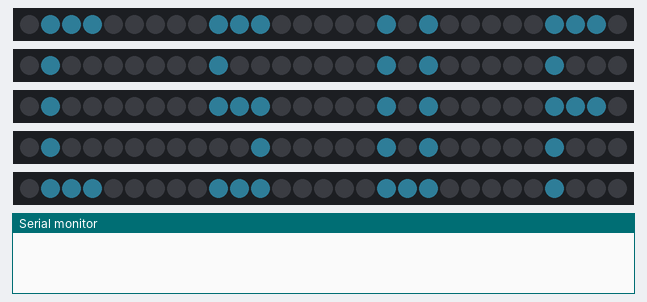
A sketch run on a simulated Arduino Uno, built with avr-gcc and run on an emulated ATmega328P. Shown: 5 × 29 RGB LEDs in strip order, left to right, the last lines printed to the serial monitor. Dim RGB values are drawn brighter than linear; random numbers use the default seed unless the sketch sets one.

Above: at 0.1 s.
At 5.5 s:
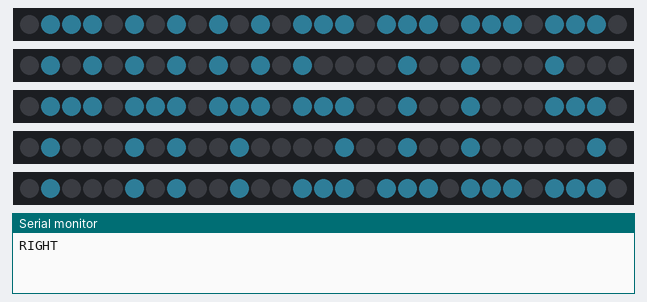
At 16.82 s:
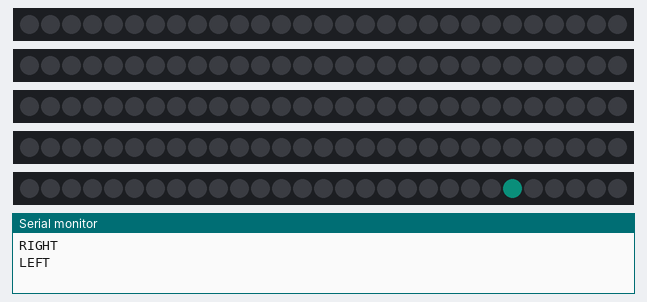
At 33.6 s:
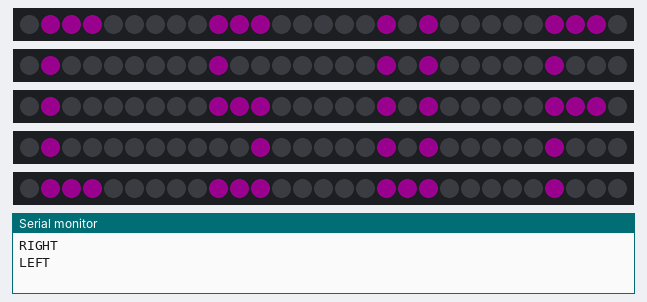
At 39.0 s:
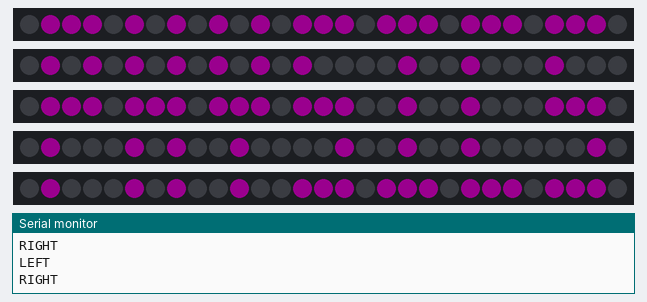

The sketch:

LEDController_PhysicsDisplay.ino
```cpp
#include <FastLED.h>
#define LED_PIN_1 5
#define LED_PIN_2 6
#define LED_PIN_3 7
#define LED_PIN_4 8
#define LED_PIN_5 9
#define NUM_LEDS 29
#define NUM_ROWS 5
#define FIRSTLED 0
#define LASTLED 28
#define DISPLAY_LENGTH 32

//brightness must be divisible by 8 for wipe to work properly
#define white 24
#define r_DEF 20
#define g_DEF 20
#define b_DEF 20


#define on 0
#define off 1
#define STR_SHOW_TIME 2000
#define STD_DELAY 80

#define LEFT 0
#define RIGHT 1

//shapes
#define FIVESQUARE 0
#define UPPERTRIANGLE 1

CRGB leds1[NUM_LEDS];
CRGB leds2[NUM_LEDS];
CRGB leds3[NUM_LEDS];
CRGB leds4[NUM_LEDS];
CRGB leds5[NUM_LEDS];


void setup() {
  FastLED.addLeds<WS2812, LED_PIN_1, GRB>(leds1, NUM_LEDS);
  FastLED.addLeds<WS2812, LED_PIN_2, GRB>(leds2, NUM_LEDS);
  FastLED.addLeds<WS2812, LED_PIN_3, GRB>(leds3, NUM_LEDS);
  FastLED.addLeds<WS2812, LED_PIN_4, GRB>(leds4, NUM_LEDS);
  FastLED.addLeds<WS2812, LED_PIN_5, GRB>(leds5, NUM_LEDS);

  Serial.begin(9600);

}

void loop() {
	String strToDisplay;
	char displayChar;
	int displayLocation;
	int stringStartLocation = 0;

	int strRed = random(30);
	int strGreen = random(30);
	int strBlue = random(30);


	displayString("C S U F", FIRSTLED, strRed, strGreen, strBlue);
	waveDisplay(RIGHT);
	switchAll(off);
	delay(STD_DELAY);

	displayString("PHYSICS", FIRSTLED, strRed, strGreen, strBlue);
	waveDisplay(LEFT);

	switchAll(off);
	delay(STD_DELAY);

	for(int i=0; i<50;i++){
	theMatrix();
	}


}

void ledSwitch(int row, int column, int r, int g, int b){
	switch(row){
		case 1:
			leds1[column]=CRGB(r,g,b);
			break;
		case 2:
			leds2[column]=CRGB(r,g,b);
			break;
		case 3:
			leds3[column]=CRGB(r,g,b);
			break;
		case 4:
			leds4[column]=CRGB(r,g,b);
			break;
		case 5:
			leds5[column]=CRGB(r,g,b);
			break;
	}
}

void switchAll(int state){
    switch(state){
		case off:
			for(int row=1;row<=NUM_ROWS;row++){
				for(int column=0;column<NUM_LEDS;column++){
					ledSwitch(row,column,0,0,0);
				}
			}
			break;
		case on:
			for(int row=1;row<=NUM_ROWS;row++){
				for(int column=0;column<NUM_LEDS;column++){
					ledSwitch(row,column,white,white,white);
				}
			}
			break;
		default:
			break;
	}
	FastLED.show();
}

//Displays a single cell moving left or right in random row
//with random speed
void theMatrix(){
  switchAll(off);
  int randRed = random(21);
  int randGreen = random(21);
  int randBlue = random(21);
  int randSpeedDelay = random(5,16);
  int lineToRun;
  int whatToDo;


  //Max is excluded in random, hence the +1 for clarity
  lineToRun = random(1,5+1);
  whatToDo = random(1,2+1);
  switch(lineToRun){
    case 1:
      if(whatToDo==1){
        leds1[FIRSTLED+1]=CRGB(randRed,randGreen,randBlue);
        FastLED.show();
        for(int i=2;i<NUM_LEDS;i++){
          leds1[i]=CRGB(randRed,randGreen,randBlue);
          leds1[i-1]=CRGB(0,0,0);
          FastLED.show();
          delay(randSpeedDelay);
        }
      }
      else{
        leds1[LASTLED-1]=CRGB(randRed,randGreen,randBlue);
        FastLED.show();
        for(int i=LASTLED-2;i>=0;i--){
          leds1[i]=CRGB(randRed,randGreen,randBlue);
          leds1[i+1]=CRGB(0,0,0);
          FastLED.show();
          delay(randSpeedDelay);
        }
      }
      break;
    case 2:
      if(whatToDo==1){
        leds2[FIRSTLED+1]=CRGB(randRed,randGreen,randBlue);
        FastLED.show();
        for(int i=FIRSTLED+2;i<NUM_LEDS;i++){
          leds2[i]=CRGB(randRed,randGreen,randBlue);
          leds2[i-1]=CRGB(0,0,0);
          FastLED.show();
          delay(randSpeedDelay);
        }
      }
      else{
        leds2[LASTLED-1]=CRGB(randRed,randGreen,randBlue);
        FastLED.show();
        for(int i=LASTLED-2;i>=0;i--){
          leds2[i]=CRGB(randRed,randGreen,randBlue);
          leds2[i+1]=CRGB(0,0,0);
          FastLED.show();
          delay(randSpeedDelay);
        }
      }
      break;
    case 3:
      if(whatToDo==1){
        leds3[FIRSTLED+1]=CRGB(randRed,randGreen,randBlue);
        FastLED.show();
        for(int i=FIRSTLED+2;i<NUM_LEDS;i++){
          leds3[i]=CRGB(randRed,randGreen,randBlue);
          leds3[i-1]=CRGB(0,0,0);
          FastLED.show();
          delay(randSpeedDelay);
        }
      }
      else{
        leds3[LASTLED-1]=CRGB(randRed,randGreen,randBlue);
        FastLED.show();
        for(int i=LASTLED-2;i>=0;i--){
          leds3[i]=CRGB(randRed,randGreen,randBlue);
          leds3[i+1]=CRGB(0,0,0);
          FastLED.show();
          delay(randSpeedDelay);
        }
      }
      break;
    case 4:
      if(whatToDo==1){
        leds4[FIRSTLED+1]=CRGB(randRed,randGreen,randBlue);
        FastLED.show();
        for(int i=FIRSTLED+2;i<NUM_LEDS;i++){
          leds4[i]=CRGB(randRed,randGreen,randBlue);
          leds4[i-1]=CRGB(0,0,0);
          FastLED.show();
          delay(randSpeedDelay);
        }
      }
      else{
        leds4[LASTLED-1]=CRGB(randRed,randGreen,randBlue);
        FastLED.show();
        for(int i=LASTLED-2;i>=0;i--){
          leds4[i]=CRGB(randRed,randGreen,randBlue);
          leds4[i+1]=CRGB(0,0,0);
          FastLED.show();
          delay(randSpeedDelay);
        }
      }
      break;
    case 5:
      if(whatToDo==1){
        leds5[FIRSTLED+1]=CRGB(randRed,randGreen,randBlue);
        FastLED.show();
        for(int i=FIRSTLED+2;i<NUM_LEDS;i++){
          leds5[i]=CRGB(randRed,randGreen,randBlue);
          leds5[i-1]=CRGB(0,0,0);
          FastLED.show();
          delay(randSpeedDelay);
        }
      }
      else{
        leds5[LASTLED-1]=CRGB(randRed,randGreen,randBlue);
        FastLED.show();
        for(int i=LASTLED-2;i>=0;i--){
          leds5[i]=CRGB(randRed,randGreen,randBlue);
          leds5[i+1]=CRGB(0,0,0);
          FastLED.show();
          delay(randSpeedDelay);
        }
      }
      break;
  }

}

void displayString(String strToDisplay, int stringStartLocation, int strRed, int strGreen,int strBlue) {
	switchAll(off);
	char displayChar;
	int displayLocation;

	for (int i = 0; i < 20; i++) {
		displayChar = strToDisplay.charAt(i);
		displayLocation = stringStartLocation + 4 * i;
		if (displayLocation < NUM_LEDS) {
			characterLibrary(displayChar, displayLocation, strRed, strGreen, strBlue);
		}
	}
	FastLED.show();
	delay(STR_SHOW_TIME);
}

void waveDisplay(int direction) {

	int end;
	int ledEnd = NUM_LEDS;
	int ledNum;
	int absLedNum;
	int sign;

	switch (direction) {
	case LEFT:
		Serial.println("LEFT");
		ledNum = NUM_LEDS - 1;
		end = 0;
		sign = -1;


		for (ledNum; ledNum > end - 10; ledNum--) {
			if (ledNum < NUM_LEDS && ledNum >= end) {
				ledSwitch(2, ledNum, white, white, white);
			}
			if (ledNum < NUM_LEDS - 1 && ledNum >= end - 1) {
				ledSwitch(1, ledNum - 1 * sign, white, white, white);
				ledSwitch(2, ledNum - 1 * sign, 0, 0, 0);
				ledSwitch(5, ledNum - 1 * sign, white, white, white);
			}
			if (ledNum < NUM_LEDS - 2 && ledNum >= end - 2) {
				ledSwitch(1, ledNum - 2 * sign, white, white, white);
				ledSwitch(2, ledNum - 2 * sign, white, white, white);
				ledSwitch(4, ledNum - 2 * sign, white, white, white);
				ledSwitch(5, ledNum - 2 * sign, 0, 0, b_DEF);
			}
			if (ledNum < NUM_LEDS - 3 && ledNum >= end - 3) {
				ledSwitch(1, ledNum - 3 * sign, white, white, white);
				ledSwitch(2, ledNum - 3 * sign, 0, 0, b_DEF);
				ledSwitch(3, ledNum - 3 * sign, 0, 0, b_DEF);
				ledSwitch(4, ledNum - 3 * sign, 0, 0, b_DEF);
				ledSwitch(5, ledNum - 3 * sign, 0, 0, b_DEF);
			}
			if (ledNum < NUM_LEDS - 4 && ledNum >= end - 4) {
				ledSwitch(1, ledNum - 4 * sign, 0, 0, b_DEF);
				ledSwitch(2, ledNum - 4 * sign, 0, 0, b_DEF);
				ledSwitch(3, ledNum - 4 * sign, 0, 0, b_DEF);
				ledSwitch(4, ledNum - 4 * sign, 0, 0, b_DEF);
				ledSwitch(5, ledNum - 4 * sign, 0, 0, b_DEF);
			}
			if (ledNum < NUM_LEDS - 5 && ledNum >= end - 5) {
				ledSwitch(1, ledNum - 5 * sign, 0, 0, 0);
				ledSwitch(2, ledNum - 5 * sign, 0, 0, b_DEF);
				ledSwitch(3, ledNum - 5 * sign, 0, 0, b_DEF);
				ledSwitch(4, ledNum - 5 * sign, 0, 0, b_DEF);
				ledSwitch(5, ledNum - 5 * sign, 0, 0, b_DEF);
			}
			if (ledNum < NUM_LEDS - 6 && ledNum >= end - 6) {
				ledSwitch(2, ledNum - 6 * sign, 0, 0, 0);
				ledSwitch(3, ledNum - 6 * sign, 0, 0, b_DEF);
				ledSwitch(4, ledNum - 6 * sign, 0, 0, b_DEF);
				ledSwitch(5, ledNum - 6 * sign, 0, 0, b_DEF);
			}
			if (ledNum < NUM_LEDS - 7 && ledNum >= end - 7) {
				ledSwitch(3, ledNum - 7 * sign, 0, 0, 0);
				ledSwitch(4, ledNum - 7 * sign, 0, 0, b_DEF);
				ledSwitch(5, ledNum - 7 * sign, 0, 0, b_DEF);
			}
			if (ledNum < NUM_LEDS - 8 && ledNum >= end - 8) {
				ledSwitch(4, ledNum - 8 * sign, 0, 0, 0);
				ledSwitch(5, ledNum - 8 * sign, 0, 0, b_DEF);
			}
			if (ledNum < NUM_LEDS - 10 && ledNum >= end - 10) {
				ledSwitch(5, ledNum - 10 * sign, 0, 0, 0);
			}


			FastLED.show();
			delay(STD_DELAY);

		}
		break;

	case RIGHT:
		Serial.println("RIGHT");
		end = ledEnd;
		ledNum = 0;
		sign = 1;

		for (ledNum; ledNum < end + 10; ledNum++) {
			if (ledNum >= 0 && ledNum < ledEnd) {
				ledSwitch(2, ledNum, white, white, white);
			}
			if (ledNum >= 1 && ledNum < ledEnd + 1) {
				ledSwitch(1, ledNum - 1 * sign, white, white, white);
				ledSwitch(2, ledNum - 1 * sign, 0, 0, 0);
				ledSwitch(5, ledNum - 1 * sign, white, white, white);
			}
			if (ledNum >= 2 && ledNum < ledEnd + 2) {
				ledSwitch(1, ledNum - 2 * sign, white, white, white);
				ledSwitch(2, ledNum - 2 * sign, white, white, white);
				ledSwitch(4, ledNum - 2 * sign, white, white, white);
				ledSwitch(5, ledNum - 2 * sign, 0, 0, b_DEF);
			}
			if (ledNum >= 3 && ledNum < ledEnd + 3) {
				ledSwitch(1, ledNum - 3 * sign, white, white, white);
				ledSwitch(2, ledNum - 3 * sign, 0, 0, b_DEF);
				ledSwitch(3, ledNum - 3 * sign, 0, 0, b_DEF);
				ledSwitch(4, ledNum - 3 * sign, 0, 0, b_DEF);
				ledSwitch(5, ledNum - 3 * sign, 0, 0, b_DEF);
			}
			if (ledNum >= 4 && ledNum < ledEnd + 4) {
				ledSwitch(1, ledNum - 4 * sign, 0, 0, b_DEF);
				ledSwitch(2, ledNum - 4 * sign, 0, 0, b_DEF);
				ledSwitch(3, ledNum - 4 * sign, 0, 0, b_DEF);
				ledSwitch(4, ledNum - 4 * sign, 0, 0, b_DEF);
				ledSwitch(5, ledNum - 4 * sign, 0, 0, b_DEF);
			}
			if (ledNum >= 5 && ledNum < ledEnd + 5) {
				ledSwitch(1, ledNum - 5 * sign, 0, 0, 0);
				ledSwitch(2, ledNum - 5 * sign, 0, 0, b_DEF);
				ledSwitch(3, ledNum - 5 * sign, 0, 0, b_DEF);
				ledSwitch(4, ledNum - 5 * sign, 0, 0, b_DEF);
				ledSwitch(5, ledNum - 5 * sign, 0, 0, b_DEF);
			}
			if (ledNum >= 6 && ledNum < ledEnd + 6) {
				ledSwitch(2, ledNum - 6 * sign, 0, 0, 0);
				ledSwitch(3, ledNum - 6 * sign, 0, 0, b_DEF);
				ledSwitch(4, ledNum - 6 * sign, 0, 0, b_DEF);
				ledSwitch(5, ledNum - 6 * sign, 0, 0, b_DEF);
			}
			if (ledNum >= 7 && ledNum < ledEnd + 7) {
				ledSwitch(3, ledNum - 7 * sign, 0, 0, 0);
				ledSwitch(4, ledNum - 7 * sign, 0, 0, b_DEF);
				ledSwitch(5, ledNum - 7 * sign, 0, 0, b_DEF);
			}
			if (ledNum >= 8 && ledNum < ledEnd + 8) {
				ledSwitch(4, ledNum - 8 * sign, 0, 0, 0);
				ledSwitch(5, ledNum - 8 * sign, 0, 0, b_DEF);
			}
			if (ledNum >= 10 && ledNum < ledEnd + 10) {
				ledSwitch(5, ledNum - 10 * sign, 0, 0, 0);
			}


			FastLED.show();
			delay(STD_DELAY);

		}

		break;
	}

}

//Contains all letters possible to display
//Be sure all desired characters for any string are in this
void characterLibrary(char displayChar, int displayLocation,int strRed,int strGreen,int strBlue){
	int charStartLocation =1+displayLocation ;
    int red = strRed;
    int green = strGreen;
    int blue = strBlue;

    switch(displayChar){
    case 'A':
        break;
    case 'C':
        leds1[charStartLocation+0]=CRGB(red,green,blue);
        leds1[charStartLocation+1]=CRGB(red,green,blue);
        leds1[charStartLocation+2]=CRGB(red,green,blue);
        leds2[charStartLocation+0]=CRGB(red,green,blue);
        leds3[charStartLocation+0]=CRGB(red,green,blue);
        leds4[charStartLocation+0]=CRGB(red,green,blue);
        leds5[charStartLocation+0]=CRGB(red,green,blue);
        leds5[charStartLocation+1]=CRGB(red,green,blue);
        leds5[charStartLocation+2]=CRGB(red,green,blue);
        break;
    case 'F':
        leds1[charStartLocation+0]=CRGB(red,green,blue);
        leds1[charStartLocation+1]=CRGB(red,green,blue);
        leds1[charStartLocation+2]=CRGB(red,green,blue);
        leds2[charStartLocation+0]=CRGB(red,green,blue);
        leds3[charStartLocation+0]=CRGB(red,green,blue);
        leds3[charStartLocation+1]=CRGB(red,green,blue);
        leds3[charStartLocation+2]=CRGB(red,green,blue);
        leds4[charStartLocation+0]=CRGB(red,green,blue);
        leds5[charStartLocation+0]=CRGB(red,green,blue);
        break;
    case 'H':
        leds1[charStartLocation+0]=CRGB(red,green,blue);
        leds1[charStartLocation+2]=CRGB(red,green,blue);
        leds2[charStartLocation+0]=CRGB(red,green,blue);
        leds2[charStartLocation+2]=CRGB(red,green,blue);
        leds3[charStartLocation+0]=CRGB(red,green,blue);
        leds3[charStartLocation+1]=CRGB(red,green,blue);
        leds3[charStartLocation+2]=CRGB(red,green,blue);
        leds4[charStartLocation+0]=CRGB(red,green,blue);
        leds4[charStartLocation+2]=CRGB(red,green,blue);
        leds5[charStartLocation+0]=CRGB(red,green,blue);
        leds5[charStartLocation+2]=CRGB(red,green,blue);
        break;
    case 'I':
        leds1[charStartLocation+0]=CRGB(red,green,blue);
        leds1[charStartLocation+1]=CRGB(red,green,blue);
        leds1[charStartLocation+2]=CRGB(red,green,blue);
        leds2[charStartLocation+1]=CRGB(red,green,blue);
        leds3[charStartLocation+1]=CRGB(red,green,blue);
        leds4[charStartLocation+1]=CRGB(red,green,blue);
        leds5[charStartLocation+0]=CRGB(red,green,blue);
        leds5[charStartLocation+1]=CRGB(red,green,blue);
        leds5[charStartLocation+2]=CRGB(red,green,blue);
        break;
    case 'P':
        leds1[charStartLocation+0]=CRGB(red,green,blue);
        leds1[charStartLocation+1]=CRGB(red,green,blue);
        leds1[charStartLocation+2]=CRGB(red,green,blue);
        leds2[charStartLocation+0]=CRGB(red,green,blue);
        leds2[charStartLocation+2]=CRGB(red,green,blue);
        leds3[charStartLocation+0]=CRGB(red,green,blue);
        leds3[charStartLocation+1]=CRGB(red,green,blue);
        leds3[charStartLocation+2]=CRGB(red,green,blue);
        leds4[charStartLocation+0]=CRGB(red,green,blue);
        leds5[charStartLocation+0]=CRGB(red,green,blue);
        break;
    case 'S':
        leds1[charStartLocation+0]=CRGB(red,green,blue);
        leds1[charStartLocation+1]=CRGB(red,green,blue);
        leds1[charStartLocation+2]=CRGB(red,green,blue);
        leds2[charStartLocation+0]=CRGB(red,green,blue);
        leds3[charStartLocation+0]=CRGB(red,green,blue);
        leds3[charStartLocation+1]=CRGB(red,green,blue);
        leds3[charStartLocation+2]=CRGB(red,green,blue);
        leds4[charStartLocation+2]=CRGB(red,green,blue);
        leds5[charStartLocation+0]=CRGB(red,green,blue);
        leds5[charStartLocation+1]=CRGB(red,green,blue);
        leds5[charStartLocation+2]=CRGB(red,green,blue);
        break;
    case 'U':
        leds1[charStartLocation+0]=CRGB(red,green,blue);
        leds1[charStartLocation+2]=CRGB(red,green,blue);
        leds2[charStartLocation+0]=CRGB(red,green,blue);
        leds2[charStartLocation+2]=CRGB(red,green,blue);
        leds3[charStartLocation+0]=CRGB(red,green,blue);
        leds3[charStartLocation+2]=CRGB(red,green,blue);
        leds4[charStartLocation+0]=CRGB(red,green,blue);
        leds4[charStartLocation+2]=CRGB(red,green,blue);
        leds5[charStartLocation+0]=CRGB(red,green,blue);
        leds5[charStartLocation+1]=CRGB(red,green,blue);
        leds5[charStartLocation+2]=CRGB(red,green,blue);
        break;
    case 'Y':
        leds1[charStartLocation+0]=CRGB(red,green,blue);
        leds1[charStartLocation+2]=CRGB(red,green,blue);
        leds2[charStartLocation+0]=CRGB(red,green,blue);
        leds2[charStartLocation+2]=CRGB(red,green,blue);
        leds3[charStartLocation+0]=CRGB(red,green,blue);
        leds3[charStartLocation+1]=CRGB(red,green,blue);
        leds3[charStartLocation+2]=CRGB(red,green,blue);
        leds4[charStartLocation+1]=CRGB(red,green,blue);
        leds5[charStartLocation+1]=CRGB(red,green,blue);
        break;
    case ' ':
    //space
        leds1[charStartLocation+0]=CRGB(0,0,0);
        leds1[charStartLocation+1]=CRGB(0,0,0);
        leds1[charStartLocation+2]=CRGB(0,0,0);
        leds2[charStartLocation+0]=CRGB(0,0,0);
        leds2[charStartLocation+1]=CRGB(0,0,0);
        leds2[charStartLocation+2]=CRGB(0,0,0);
        leds3[charStartLocation+0]=CRGB(0,0,0);
        leds3[charStartLocation+1]=CRGB(0,0,0);
        leds3[charStartLocation+2]=CRGB(0,0,0);
        leds4[charStartLocation+0]=CRGB(0,0,0);
        leds4[charStartLocation+1]=CRGB(0,0,0);
        leds4[charStartLocation+2]=CRGB(0,0,0);
        leds5[charStartLocation+0]=CRGB(0,0,0);
        leds5[charStartLocation+1]=CRGB(0,0,0);
        leds5[charStartLocation+2]=CRGB(0,0,0);
        break;
    case '-':
    //This is the solid case for copying
        leds1[charStartLocation+0]=CRGB(red,green,blue);
        leds1[charStartLocation+1]=CRGB(red,green,blue);
        leds1[charStartLocation+2]=CRGB(red,green,blue);
        leds2[charStartLocation+0]=CRGB(red,green,blue);
        leds2[charStartLocation+1]=CRGB(red,green,blue);
        leds2[charStartLocation+2]=CRGB(red,green,blue);
        leds3[charStartLocation+0]=CRGB(red,green,blue);
        leds3[charStartLocation+1]=CRGB(red,green,blue);
        leds3[charStartLocation+2]=CRGB(red,green,blue);
        leds4[charStartLocation+0]=CRGB(red,green,blue);
        leds4[charStartLocation+1]=CRGB(red,green,blue);
        leds4[charStartLocation+2]=CRGB(red,green,blue);
        leds5[charStartLocation+0]=CRGB(red,green,blue);
        leds5[charStartLocation+1]=CRGB(red,green,blue);
        leds5[charStartLocation+2]=CRGB(red,green,blue);
        break;
    default:
        break;

    FastLED.show();
    }

}

void shapeLibrary(int displayShape, int displayLocation, int strRed, int strGreen, int strBlue) {
	int charStartLocation = 1 + displayLocation;
	int red = strRed;
	int green = strGreen;
	int blue = strBlue;

	switch (displayShape) {
	case FIVESQUARE:
		leds1[charStartLocation + 0] = CRGB(red, green, blue);
		leds1[charStartLocation + 1] = CRGB(red, green, blue);
		leds1[charStartLocation + 2] = CRGB(red, green, blue);
		leds1[charStartLocation + 3] = CRGB(red, green, blue);
		leds1[charStartLocation + 4] = CRGB(red, green, blue);
		leds2[charStartLocation + 0] = CRGB(red, green, blue);
		leds2[charStartLocation + 4] = CRGB(red, green, blue);
		leds3[charStartLocation + 0] = CRGB(red, green, blue);
		leds3[charStartLocation + 4] = CRGB(red, green, blue);
		leds4[charStartLocation + 0] = CRGB(red, green, blue);
		leds4[charStartLocation + 4] = CRGB(red, green, blue);
		leds5[charStartLocation + 0] = CRGB(red, green, blue);
		leds5[charStartLocation + 1] = CRGB(red, green, blue);
		leds5[charStartLocation + 2] = CRGB(red, green, blue);
		leds5[charStartLocation + 3] = CRGB(red, green, blue);
		leds5[charStartLocation + 4] = CRGB(red, green, blue);
		break;
	case UPPERTRIANGLE:
		leds1[charStartLocation + 2] = CRGB(red, green, blue);
		leds2[charStartLocation + 1] = CRGB(red, green, blue);
		leds2[charStartLocation + 3] = CRGB(red, green, blue);
		leds3[charStartLocation + 0] = CRGB(red, green, blue);
		leds3[charStartLocation + 1] = CRGB(red, green, blue);
		leds3[charStartLocation + 2] = CRGB(red, green, blue);
		leds3[charStartLocation + 3] = CRGB(red, green, blue);
		leds3[charStartLocation + 4] = CRGB(red, green, blue);
		break;
	}
}
```
